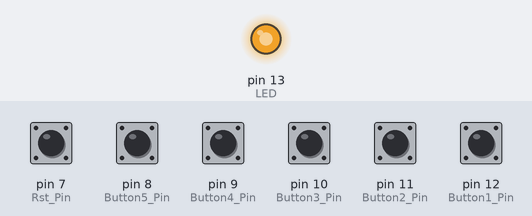
A sketch run on a simulated Arduino Uno, built with avr-gcc and run on an emulated ATmega328P. On the bench: output pins drawn as LEDs (lit = HIGH). Inputs (shaded band) come from the test bench; at power-on: pin 7 (Rst_Pin), pin 8 (Button5_Pin), pin 9 (Button4_Pin), pin 10 (Button3_Pin), pin 11 (Button2_Pin), pin 12 (Button1_Pin) HIGH. What the sketch prints to the serial monitor is not drawn.

Above: at 0.1 s.
1.3 s: pin 7 (Rst_Pin) pulled LOW for 1 s
4.3 s: pin 8 (Button5_Pin) pulled LOW for 0.15 s
7.3 s: pin 9 (Button4_Pin) pulled LOW for 1 s
10.3 s: pin 10 (Button3_Pin) pulled LOW for 1 s
13.3 s: pin 12 (Button1_Pin) pulled LOW for 1 s
16.3 s: pin 7 (Rst_Pin) pulled LOW for 0.15 s
Timing chart, 0 to 20.3 s (numbered marks = the images above; inputs shaded):
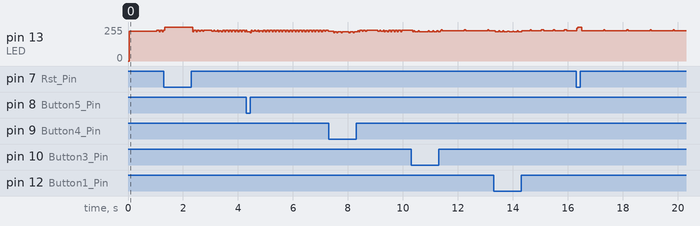

The sketch:

Polling.ino
```cpp
#define Button1_Pin 12
#define Button2_Pin 11
#define Button3_Pin 10
#define Button4_Pin 9
#define Button5_Pin 8
#define Rst_Pin 7
#define LED 13

unsigned long StartTime;
unsigned long Button1_Time;
unsigned long Button2_Time;
unsigned long Button3_Time;
unsigned long Button4_Time;
unsigned long Button5_Time;
char SerialMsg[128];


// Reset statistic
void reset() {
  StartTime = millis();
  Button1_Time = 0;
  Button2_Time = 0;
  Button3_Time = 0;
  Button4_Time = 0;
  Button5_Time = 0;
  digitalWrite(LED, LOW);
}

// Handy func
bool Button_Pressed(int Pin) {
  if (digitalRead(Pin) == HIGH) {
    return true;
  }
  else {
    return false;
  }
}

void Serial_Update() {
  sprintf(SerialMsg, "%lu|%lu|%lu|%lu|%lu|%lu", StartTime, Button1_Time, Button2_Time, Button3_Time,Button4_Time ,Button5_Time);
  Serial.println(SerialMsg);
}

// Init
void setup() {
  // Initiate pinMode for buttons
  pinMode(Button1_Pin, INPUT_PULLUP);
  pinMode(Button2_Pin, INPUT_PULLUP);
  pinMode(Button3_Pin, INPUT_PULLUP);
  pinMode(Button4_Pin, INPUT_PULLUP);
  pinMode(Button5_Pin, INPUT_PULLUP);
  pinMode(Rst_Pin, INPUT_PULLUP);
  // Enable internal LED
  pinMode(LED, OUTPUT);
  // Initiate serial connection
  Serial.begin(115200);
  // Initiate values
  reset();
}

void loop() {
  if (Button_Pressed(Rst_Pin) && (Button1_Time + Button2_Time + Button3_Time + Button4_Time + Button5_Time) != 0) {
    reset();
    Serial_Update();
  }
  else {
    if (Button_Pressed(Button1_Pin) && Button1_Time == 0) {
      Button1_Time = millis();
      digitalWrite(LED, HIGH);
      Serial_Update();
    }
    if (Button_Pressed(Button2_Pin) && Button2_Time == 0) {
      Button2_Time = millis();
      digitalWrite(LED, HIGH);
      Serial_Update();
    }
    if (Button_Pressed(Button3_Pin) && Button3_Time == 0) {
      Button3_Time = millis();
      digitalWrite(LED, HIGH);
      Serial_Update();
    }
    if (Button_Pressed(Button4_Pin) && Button4_Time == 0) {
      Button4_Time = millis();
      digitalWrite(LED, HIGH);
      Serial_Update();
    }
    if (Button_Pressed(Button5_Pin) && Button5_Time == 0) {
      Button5_Time = millis();
      digitalWrite(LED, HIGH);
      Serial_Update();
    }
  }
}
```
